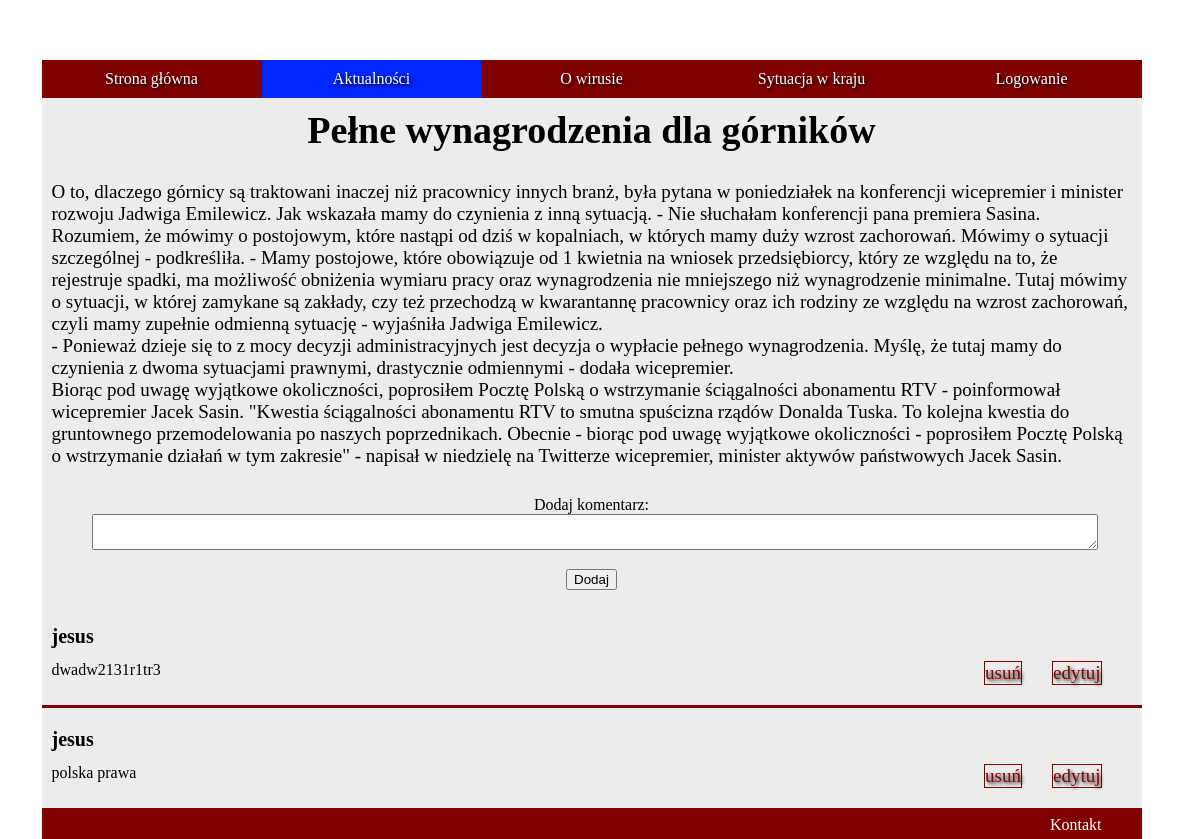
/czytaj.php?id=5, run on the app's committed database.
### tables this page shows
CREATE TABLE `posty` (
  `post_id` int(11) NOT NULL,
  `tytul` varchar(100) NOT NULL,
  `tekst` varchar(10000) NOT NULL,
  `streszczenie` varchar(500) NOT NULL
);

CREATE TABLE `komentarze` (
  `komentarz_id` int(11) NOT NULL,
  `id_fk` int(11) NOT NULL,
  `zawartosc` varchar(500) NOT NULL,
  `fk_po` int(11) DEFAULT NULL
);

CREATE TABLE `uzytkownicy` (
  `id_uzytkownik` int(11) NOT NULL,
  `login` varchar(50) NOT NULL,
  `haslo` char(100) NOT NULL,
  `imie` varchar(50) NOT NULL,
  `email` varchar(70) NOT NULL
);

### czytaj.php (the view, shortened to what this page needs)
<!DOCTYPE html>
<html lang="pl">
<head>
    <link rel="stylesheet" href="aktualnosczalogowanie.css">
</head>
<body>
    <nav>
    <ul>
        <li><a href="index.php">Strona główna</a></li>
        <li><a class="menu active" href="aktualnoscizalogowanie.php">Aktualności</a></li>
        <li><a href="Owirusie.php">O wirusie</a></li>
        <li><a href="Sytuacja.php">Sytuacja w kraju</a></li>
        <li> <?php
        if(!isset($_SESSION['zalogowany']))
        {
              echo '<a href="logowanie.html">Logowanie</a>';
        }
        else
        {
            echo '<a href="Wyloguj.php">Wyloguj się '.$_SESSION['login'].'</a>';
        }
        ?></li>
      </ul>
    </nav>
    <main>
<?php
        try
    {
        $connect = new PDO('mysql:host=localhost;dbname=projekt', 'root', '');
    }
    catch (PDOException $e)
    {
        echo $e -> getMessage() . "<br/>";
        echo "blad polaczenia bezy danych";
        die();
    }
    $sql = 'SELECT tytul, tekst FROM posty where post_id = '.$_GET['id'];
    echo '<div class="contener">';
        echo '<div class="artykul2">';
        foreach ($connect -> query($sql) as $rows)
        {
            echo '<div class="tresc">';
                    echo '<h1 class="trh1">'.$rows['tytul'].'</h1>';
                    echo '<p>'.$rows['tekst'].'</p>';
            echo '</div>';
        }
         echo '</div>';
    echo '</div>';
?>
<div class="contener2">
        <form action="komentarz.php" method="POST">
            <label for="skrot">Dodaj komentarz:</label><br>
            <textarea type="zawartosc" id="zawartosc" name="zawartosc"></textarea><br>
                <div class="przyciski">
                     <input type="submit" value="Dodaj">
                </div>
         </form>
        <?php
             try
             {
                 $connect = new PDO('mysql:host=localhost;dbname=projekt', 'root', '');
             }
             catch (PDOException $e)
             {
                 echo $e -> getMessage() . "<br/>";
                 echo "blad polaczenia bezy danych";
                 die();
             }
        $sql = 'SELECT login, zawartosc, komentarz_id FROM uzytkownicy JOIN komentarze ON (id_uzytkownik=id_fk) where fk_po = '.$_GET['id'].' ORDER BY komentarz_id DESC';
        foreach ($connect -> query($sql) as $rows)
        {
        echo'<div class="komentarz2">';
            echo '<p class="nick">'.'<b>'.$rows['login'].'</b></p>';
            echo '<p>'.$rows['zawartosc'].'<a class="czytaj2" href="edytujkom.php?id=' . $rows['komentarz_id'] . '">'."edytuj".'</a>'.'<a class="czytaj2" href="usunkom.php?id=' . $rows['komentarz_id'] . '">'."usuń".'</a>'.'</p>';
        echo '</div>';
        }
        ?>
</div>
    </main>
    <footer>Kontakt</footer>
</body>
</html>

### aktualnosczalogowanie.css (style rules this page uses)
html { width: calc(100vw - 17px); }
body { width: 1100px; margin: 0 auto; padding-top: 60px; background-image: url(IMG/tlo.png); background-repeat: no-repeat; background-position: center top; }
main { background-color: rgb(236, 236, 236); }
nav ul { padding: 0; margin: 0; }
nav li { display: block; width: 20%; float: left; text-align: center; }
nav a { text-decoration: none; text-shadow: black 0.1em 0.1em 0.2em; color: white; width: 100%; display: inline-block; padding: 10px 0; background-color: #800000; }
.active { background-color: rgb(0, 38, 255); }
.contener { width: 100%; display: flex; }
.czytaj2 { text-decoration: none; float: right; margin-right: 30px; font-size: 19px; text-shadow: black 0.1em 0.1em 0.2em; color: #800000; border: solid 1px #800000; }
.artykul2 { font-size: 19px; display: flex; }
.tresc { width: 1100px; }
.contener2 { width: 100%; }
.nick { padding-top: 0; margin-bottom: -23px; font-size: 20px; }
form { text-align: center; padding-left: 50px; padding-right: 50px; }
#zawartosc { width: 1000px; }
.komentarz2 { border-bottom: #800000 solid 3px; }
.przyciski { text-align: center; padding: 15px; }
.trh1 { text-align: center; margin: 10px 100px; }
footer { background-color: #800000; color: white; text-align: right; padding: 5px 40px; }
p { padding: 10px; }

### data on the page
posty: tytul "Pełne wynagrodzenia dla górników", tekst "O to, dlaczego górnicy są traktowani inaczej niż pracownicy innych branż, była pytana w poniedziałek na konferencji wicepremier i minister rozwoju Jadwiga Emilewicz. Jak wskazała mamy do czynienia z inną sytuacją. - Nie słuchałam konferencji pana premiera Sasina. Rozumiem, że mówimy o postojowym, które nastąpi od dziś w kopalniach, w których mamy duży wzrost zachorowań. Mówimy o sytuacji szczególnej - podkreśliła. - Mamy postojowe, które obowiązuje od 1 kwietnia na wniosek przedsiębiorcy, który ze względu na to, że rejestruje spadki, ma możliwość obniżenia wymiaru pracy oraz wynagrodzenia nie mniejszego niż wynagrodzenie minimalne. Tutaj mówimy o sytuacji, w której zamykane są zakłady, czy…"
komentarze: id_fk.login "jesus", zawartosc "dwadw2131r1tr3"
komentarze: id_fk.login "jesus", zawartosc "polska prawa"
